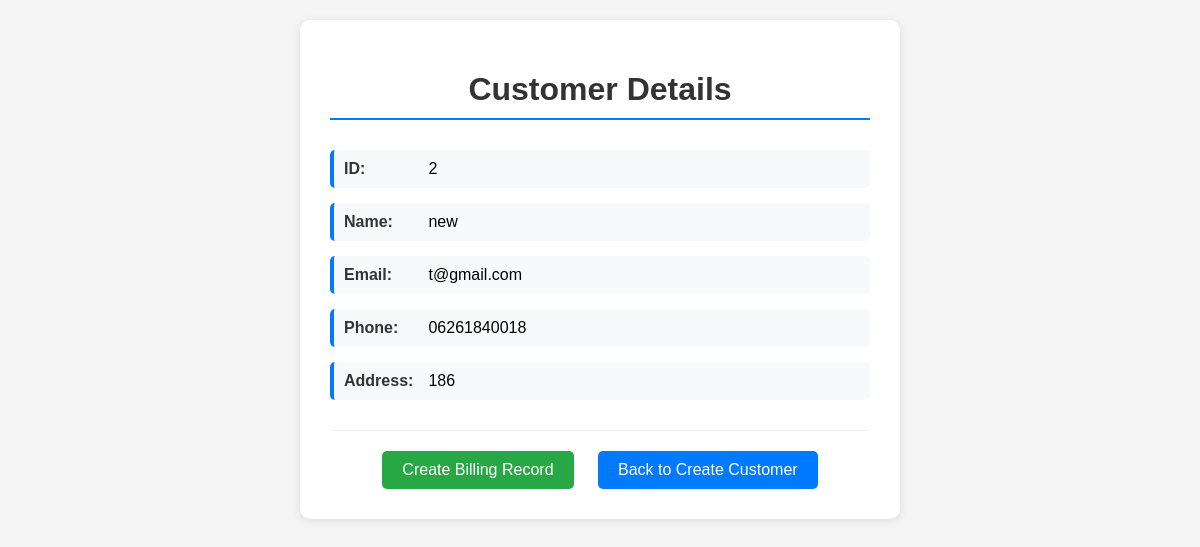
The page /customer/customer/2/ on the database its author committed.
### customerapp/models.py (models this page shows)
class Customer(models.Model):
    name = models.CharField(max_length=100)
    email = models.EmailField(unique=True)
    phone = models.CharField(max_length=15, unique=True)
    address = models.TextField()

### customerapp/views.py (the view)
# urls.py: path('customer/<int:customer_id>/', get_customer, name='get_customer'),
def get_customer(request, customer_id):
    customer = get_object_or_404(Customer, id=customer_id)
    return render(request, 'customer_detail.html', {'customer': customer})

### customerapp/templates/customer_detail.html (shortened to what this page needs)
<!DOCTYPE html>
<html lang="en">
<head>
</head>
<body>
    <div class="container">
        <h1>Customer Details</h1>
        <div class="customer-info">
            <div class="info-item">
                <strong>ID:</strong> {{ customer.id }}
            </div>
            <div class="info-item">
                <strong>Name:</strong> {{ customer.name }}
            </div>
            <div class="info-item">
                <strong>Email:</strong> {{ customer.email }}
            </div>
            <div class="info-item">
                <strong>Phone:</strong> {{ customer.phone }}
            </div>
            <div class="info-item">
                <strong>Address:</strong> {{ customer.address }}
            </div>
        </div>
        <div class="actions">
            <a href="{% url 'create_record' customer.id %}" class="btn btn-secondary">Create Billing Record</a>
            <a href="{% url 'create_customer' %}" class="btn">Back to Create Customer</a>
        </div>
    </div>
</body>
</html>

### customerapp/templates/customer_detail.html (style rules this page uses)
body { font-family: Arial, sans-serif; max-width: 600px; margin: 0 auto; padding: 20px; background-color: #f5f5f5; }
.container { background-color: white; padding: 30px; border-radius: 10px; box-shadow: 0 2px 10px rgba(0,0,0,0.1); }
h1 { color: #333; text-align: center; margin-bottom: 30px; border-bottom: 2px solid #007bff; padding-bottom: 10px; }
.customer-info { margin-bottom: 20px; }
.info-item { margin-bottom: 15px; padding: 10px; background-color: #f8f9fa; border-left: 4px solid #007bff; border-radius: 5px; }
.info-item strong { color: #333; display: inline-block; min-width: 80px; }
.actions { text-align: center; margin-top: 30px; padding-top: 20px; border-top: 1px solid #eee; }
.btn { display: inline-block; padding: 10px 20px; margin: 0 10px; background-color: #007bff; color: white; text-decoration: none; border-radius: 5px; border: none; cursor: pointer; }
.btn-secondary { background-color: #28a745; }

### rows shown on the page
Customer: id "2", name "new", email "t@gmail.com", phone "06261840018", address "186"
